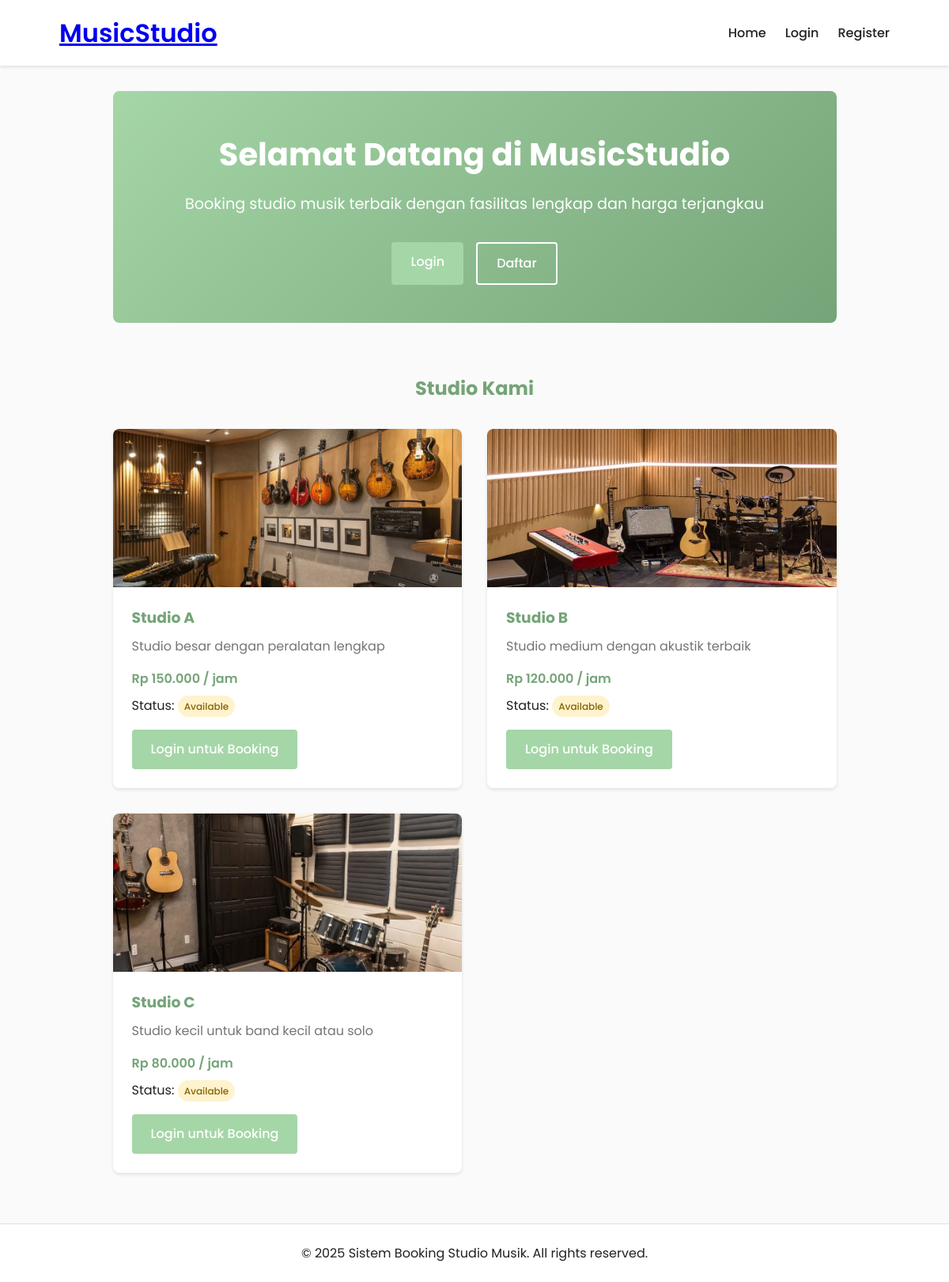
The page / on the database its author committed.
### tables this page shows
CREATE TABLE `studios` (
  `id` int(11) NOT NULL,
  `name` varchar(100) NOT NULL,
  `description` text DEFAULT NULL,
  `price_per_hour` decimal(10,2) NOT NULL,
  `status` enum('available','maintenance','booked') DEFAULT 'available',
  `image_url` varchar(255) DEFAULT NULL,
  `created_at` timestamp NOT NULL DEFAULT current_timestamp()
);

### includes/auth.php (called while the page is built, shortened)
<?php
function isLoggedIn() {
    return isset($_SESSION['user_id']);
}
?>

### index.php (the view, shortened to what this page needs)
<?php
require_once 'includes/auth.php';
?>
<!DOCTYPE html>
<html lang="id">
<head>
    <link rel="stylesheet" href="css/style.css">
</head>
<body>
    <?php include 'includes/header.php'; ?>
    <main class="container">
        <section class="hero">
            <div class="hero-content">
                <h1>Selamat Datang di MusicStudio</h1>
                <p>Booking studio musik terbaik dengan fasilitas lengkap dan harga terjangkau</p>
                <?php if (!isLoggedIn()): ?>
                    <div class="hero-buttons">
                        <a href="login.php" class="btn btn-primary">Login</a>
                        <a href="register.php" class="btn btn-secondary">Daftar</a>
                    </div>
                <?php endif; ?>
            </div>
        </section>
        <section class="studios-section">
            <h2>Studio Kami</h2>
            <div class="studios-grid">
                <?php
                $sql = "SELECT * FROM studios WHERE status = 'available' ORDER BY created_at DESC LIMIT 3";
                $result = mysqli_query($conn, $sql);
                while ($studio = mysqli_fetch_assoc($result)):
                ?>
                <div class="studio-card">
                    <div class="studio-image">
                        <img src="images/<?php echo $studio['image_url'] ?: 'default-studio.jpg'; ?>" alt="<?php echo $studio['name']; ?>">
                    </div>
                    <div class="studio-info">
                        <h3><?php echo $studio['name']; ?></h3>
                        <p><?php echo $studio['description']; ?></p>
                        <div class="studio-price"><?php echo formatRupiah($studio['price_per_hour']); ?> / jam</div>
                        <div class="studio-status">Status: <?php echo getStatusBadge($studio['status']); ?></div>
                        <?php if (isLoggedIn() && isCustomer()): ?>
                            <a href="customer/booking.php?studio_id=<?php echo $studio['id']; ?>" class="btn btn-primary">Booking Sekarang</a>
                        <?php elseif (!isLoggedIn()): ?>
                            <a href="login.php" class="btn btn-primary">Login untuk Booking</a>
                        <?php endif; ?>
                    </div>
                </div>
                <?php endwhile; ?>
            </div>
        </section>
    </main>
    <?php include 'includes/footer.php'; ?>
</body>
</html>

### includes/header.php (shortened to what this page needs)
<?php
$current_dir = dirname($_SERVER['PHP_SELF']);
$is_admin = strpos($current_dir, 'admin') !== false;
$is_staff = strpos($current_dir, 'staff') !== false;
$is_customer = strpos($current_dir, 'customer') !== false;
if ($is_admin || $is_staff || $is_customer) {
    $base_url = '../';
} else {
    $base_url = '';
}
?>
<!DOCTYPE html>
<html lang="id">
<head>
    <link rel="stylesheet" href="<?php echo $base_url; ?>css/style.css">
</head>
<body>
    <header>
        <div class="container">
            <div class="logo">
                <h1><a href="<?php echo $base_url; ?>index.php">MusicStudio</a></h1>
            </div>
            <nav>
                <ul>
                    <?php if (isLoggedIn()): ?>
                        <li><a href="<?php echo $base_url; ?>index.php">Home</a></li>
                        <?php if (isAdmin()): ?>
                            <li><a href="<?php echo $base_url; ?>admin/index.php">Dashboard Admin</a></li>
                            <li><a href="<?php echo $base_url; ?>admin/studios.php">Kelola Studio</a></li>
                            <li><a href="<?php echo $base_url; ?>admin/bookings.php">Kelola Booking</a></li>
                            <li><a href="<?php echo $base_url; ?>admin/users.php">Kelola User</a></li>
                        <?php elseif (isStaff()): ?>
                            <li><a href="<?php echo $base_url; ?>staff/index.php">Dashboard Staff</a></li>
                            <li><a href="<?php echo $base_url; ?>staff/bookings.php">Kelola Booking</a></li>
                            <li><a href="<?php echo $base_url; ?>staff/payments.php">Konfirmasi Pembayaran</a></li>
                        <?php elseif (isCustomer()): ?>
                            <li><a href="<?php echo $base_url; ?>customer/index.php">Dashboard Customer</a></li>
                            <li><a href="<?php echo $base_url; ?>customer/booking.php">Booking Studio</a></li>
                            <li><a href="<?php echo $base_url; ?>customer/history.php">Riwayat Booking</a></li>
                            <li><a href="<?php echo $base_url; ?>customer/profile.php">Profil Saya</a></li>
                        <?php endif; ?>
                        <li><a href="<?php echo $base_url; ?>logout.php">Logout (<?php echo $_SESSION['username']; ?>)</a></li>
                    <?php else: ?>
                        <li><a href="<?php echo $base_url; ?>index.php">Home</a></li>
                        <li><a href="<?php echo $base_url; ?>login.php">Login</a></li>
                        <li><a href="<?php echo $base_url; ?>register.php">Register</a></li>
                    <?php endif; ?>
                </ul>
            </nav>
        </div>
    </header>
    <main class="container">

### includes/functions.php (shortened to what this page needs)
<?php
function formatRupiah($angka) {
    return 'Rp ' . number_format($angka, 0, ',', '.');
}
function getStatusBadge($status) {
    $statusClass = '';
    switch ($status) {
        default:
            $statusClass = 'status-pending';
    }
    return '<span class="status-badge ' . $statusClass . '">' . $status . '</span>';
}

### includes/footer.php (shortened to what this page needs)
</main>
    <footer>
        <div class="container">
            <p>&copy; <?php echo date('Y'); ?> Sistem Booking Studio Musik. All rights reserved.</p>
        </div>
    </footer>
</body>
</html>

### css/style.css (style rules this page uses)
:root { --primary: #a5d6a7; --primary-dark: #75a478; --secondary: #ffcc80; --accent: #ce93d8; --background: #fafafa; --surface: #ffffff; --error: #f44336; --success: #4caf50; --text-primary: #212121; --text-secondary: #757575; --border: #e0e0e0; --shadow: 0 2px 4px rgba(0, 0, 0, 0.1); }
* { margin: 0; padding: 0; box-sizing: border-box; }
body { font-family: "Poppins", sans-serif; background-color: var(--background); color: var(--text-primary); line-height: 1.6; }
.container { width: 90%; max-width: 1200px; margin: 0 auto; padding: 0 15px; }
header { background-color: var(--surface); box-shadow: var(--shadow); padding: 1rem 0; position: sticky; top: 0; z-index: 100; }
header .container { display: flex; justify-content: space-between; align-items: center; }
.logo h1 { color: var(--primary-dark); font-weight: 600; }
nav ul { display: flex; list-style: none; flex-wrap: wrap; }
nav ul li { margin-left: 1.5rem; }
nav ul li a { text-decoration: none; color: var(--text-primary); font-weight: 500; transition: color 0.3s; white-space: nowrap; }
.hero { background: linear-gradient( 135deg, var(--primary) 0%, var(--primary-dark) 100% ); color: white; padding: 3rem 0; border-radius: 8px; margin: 2rem 0; text-align: center; }
.hero h1 { font-size: 2.5rem; margin-bottom: 1rem; }
.hero p { font-size: 1.2rem; margin-bottom: 2rem; }
.hero-buttons { display: flex; justify-content: center; gap: 1rem; }
.btn { display: inline-block; padding: 0.75rem 1.5rem; border-radius: 4px; text-decoration: none; font-weight: 500; transition: all 0.3s; border: none; cursor: pointer; font-family: "Poppins", sans-serif; text-align: center; }
.btn-primary { background-color: var(--primary); color: white; }
.btn-secondary { background-color: transparent; color: white; border: 2px solid white; }
.status-badge { padding: 0.25rem 0.5rem; border-radius: 20px; font-size: 0.75rem; font-weight: 500; text-transform: capitalize; display: inline-block; }
.status-pending { background-color: #fff3cd; color: #856404; }
.studios-section { padding: 2rem 0; }
.studios-section h2 { text-align: center; margin-bottom: 2rem; color: var(--primary-dark); }
.studios-grid { display: grid; grid-template-columns: repeat(auto-fit, minmax(300px, 1fr)); gap: 2rem; }
.studio-card { background-color: var(--surface); border-radius: 8px; overflow: hidden; box-shadow: var(--shadow); transition: transform 0.3s; }
.studio-image { height: 200px; overflow: hidden; }
.studio-image img { width: 100%; height: 100%; object-fit: cover; }
.studio-info { padding: 1.5rem; }
.studio-info h3 { margin-bottom: 0.5rem; color: var(--primary-dark); }
.studio-info p { margin-bottom: 1rem; color: var(--text-secondary); }
.studio-price { font-weight: 600; color: var(--primary-dark); margin-bottom: 0.5rem; }
.studio-status { margin-bottom: 1rem; }
footer { background-color: var(--surface); padding: 1.5rem 0; text-align: center; margin-top: 2rem; border-top: 1px solid var(--border); }

### rows shown on the page
studios: image_url (picture), name "Studio A", description "Studio besar dengan peralatan lengkap", price_per_hour "Rp 150.000", status "Available"
studios: image_url (picture), name "Studio B", description "Studio medium dengan akustik terbaik", price_per_hour "Rp 120.000", status "Available"
studios: image_url (picture), name "Studio C", description "Studio kecil untuk band kecil atau solo", price_per_hour "Rp 80.000", status "Available"
